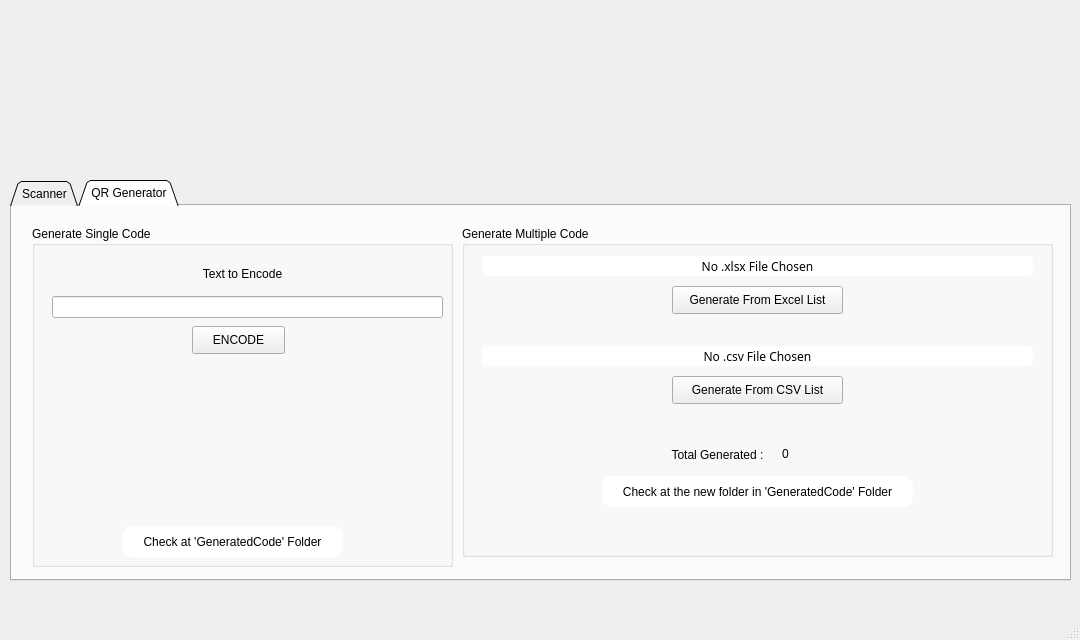
<?xml version="1.0" encoding="UTF-8"?>
<ui version="4.0">
 <class>MainWindow</class>
 <widget class="QMainWindow" name="MainWindow">
  <property name="geometry">
   <rect>
    <x>0</x>
    <y>0</y>
    <width>1080</width>
    <height>640</height>
   </rect>
  </property>
  <property name="minimumSize">
   <size>
    <width>1080</width>
    <height>640</height>
   </size>
  </property>
  <property name="maximumSize">
   <size>
    <width>1080</width>
    <height>640</height>
   </size>
  </property>
  <property name="windowTitle">
   <string>MainWindow</string>
  </property>
  <widget class="QWidget" name="centralwidget">
   <widget class="QTabWidget" name="tabWidget">
    <property name="geometry">
     <rect>
      <x>10</x>
      <y>180</y>
      <width>1061</width>
      <height>401</height>
     </rect>
    </property>
    <property name="tabShape">
     <enum>QTabWidget::Triangular</enum>
    </property>
    <property name="currentIndex">
     <number>1</number>
    </property>
    <widget class="QWidget" name="scannerTab">
     <attribute name="title">
      <string>Scanner</string>
     </attribute>
     <widget class="QGroupBox" name="groupBox_main">
      <property name="geometry">
       <rect>
        <x>20</x>
        <y>20</y>
        <width>291</width>
        <height>161</height>
       </rect>
      </property>
      <property name="styleSheet">
       <string notr="true">b</string>
      </property>
      <property name="title">
       <string>Main</string>
      </property>
      <widget class="QPushButton" name="pushButton_startScanner">
       <property name="geometry">
        <rect>
         <x>70</x>
         <y>105</y>
         <width>131</width>
         <height>41</height>
        </rect>
       </property>
       <property name="cursor">
        <cursorShape>PointingHandCursor</cursorShape>
       </property>
       <property name="text">
        <string>START SCANNER</string>
       </property>
      </widget>
      <widget class="QCheckBox" name="checkBox_connectDbase">
       <property name="geometry">
        <rect>
         <x>70</x>
         <y>70</y>
         <width>131</width>
         <height>20</height>
        </rect>
       </property>
       <property name="text">
        <string>Connect Database</string>
       </property>
      </widget>
      <widget class="QComboBox" name="comboBox_camID">
       <property name="geometry">
        <rect>
         <x>140</x>
         <y>30</y>
         <width>61</width>
         <height>22</height>
        </rect>
       </property>
       <item>
        <property name="text">
         <string>0</string>
        </property>
       </item>
       <item>
        <property name="text">
         <string>1</string>
        </property>
       </item>
       <item>
        <property name="text">
         <string>2</string>
        </property>
       </item>
      </widget>
      <widget class="QLabel" name="label_camID">
       <property name="geometry">
        <rect>
         <x>70</x>
         <y>32</y>
         <width>71</width>
         <height>16</height>
        </rect>
       </property>
       <property name="text">
        <string>Camera ID</string>
       </property>
      </widget>
     </widget>
     <widget class="QTableView" name="tableView_dbase">
      <property name="geometry">
       <rect>
        <x>330</x>
        <y>30</y>
        <width>721</width>
        <height>331</height>
       </rect>
      </property>
     </widget>
     <widget class="QLabel" name="label_dbMonitor">
      <property name="geometry">
       <rect>
        <x>330</x>
        <y>10</y>
        <width>221</width>
        <height>16</height>
       </rect>
      </property>
      <property name="text">
       <string>Database Monitor: localDatabase.csv</string>
      </property>
     </widget>
     <widget class="QGroupBox" name="groupBox_dbControl">
      <property name="geometry">
       <rect>
        <x>20</x>
        <y>190</y>
        <width>291</width>
        <height>171</height>
       </rect>
      </property>
      <property name="title">
       <string>Database Control</string>
      </property>
      <widget class="QComboBox" name="comboBox_dbaseKeys">
       <property name="geometry">
        <rect>
         <x>100</x>
         <y>60</y>
         <width>171</width>
         <height>22</height>
        </rect>
       </property>
      </widget>
      <widget class="QLabel" name="label_columnRef">
       <property name="geometry">
        <rect>
         <x>40</x>
         <y>60</y>
         <width>51</width>
         <height>16</height>
        </rect>
       </property>
       <property name="text">
        <string>Column</string>
       </property>
      </widget>
      <widget class="QLabel" name="label_rowRef">
       <property name="geometry">
        <rect>
         <x>40</x>
         <y>30</y>
         <width>61</width>
         <height>16</height>
        </rect>
       </property>
       <property name="text">
        <string>Row</string>
       </property>
      </widget>
      <widget class="QPushButton" name="pushButton_insert">
       <property name="geometry">
        <rect>
         <x>20</x>
         <y>130</y>
         <width>51</width>
         <height>31</height>
        </rect>
       </property>
       <property name="cursor">
        <cursorShape>PointingHandCursor</cursorShape>
       </property>
       <property name="text">
        <string>Insert</string>
       </property>
      </widget>
      <widget class="QLineEdit" name="lineEdit_inputMod">
       <property name="geometry">
        <rect>
         <x>100</x>
         <y>90</y>
         <width>171</width>
         <height>22</height>
        </rect>
       </property>
      </widget>
      <widget class="QLabel" name="label_valueRef">
       <property name="geometry">
        <rect>
         <x>40</x>
         <y>90</y>
         <width>41</width>
         <height>16</height>
        </rect>
       </property>
       <property name="text">
        <string>Value</string>
       </property>
      </widget>
      <widget class="QPushButton" name="pushButton_insertTime">
       <property name="geometry">
        <rect>
         <x>80</x>
         <y>130</y>
         <width>121</width>
         <height>31</height>
        </rect>
       </property>
       <property name="cursor">
        <cursorShape>PointingHandCursor</cursorShape>
       </property>
       <property name="text">
        <string>Insert Time Stamp</string>
       </property>
      </widget>
      <widget class="QComboBox" name="comboBox_dbaseRows">
       <property name="geometry">
        <rect>
         <x>100</x>
         <y>30</y>
         <width>171</width>
         <height>22</height>
        </rect>
       </property>
      </widget>
      <widget class="QPushButton" name="pushButton_reset">
       <property name="geometry">
        <rect>
         <x>210</x>
         <y>130</y>
         <width>61</width>
         <height>31</height>
        </rect>
       </property>
       <property name="font">
        <font>
         <weight>75</weight>
         <bold>true</bold>
        </font>
       </property>
       <property name="cursor">
        <cursorShape>PointingHandCursor</cursorShape>
       </property>
       <property name="whatsThis">
        <string>Reset The Whole timestamp</string>
       </property>
       <property name="text">
        <string>RESET</string>
       </property>
      </widget>
     </widget>
    </widget>
    <widget class="QWidget" name="generatorTab">
     <attribute name="title">
      <string>QR Generator</string>
     </attribute>
     <widget class="QGroupBox" name="groupBox_generateSingle">
      <property name="geometry">
       <rect>
        <x>20</x>
        <y>20</y>
        <width>421</width>
        <height>341</height>
       </rect>
      </property>
      <property name="title">
       <string>Generate Single Code</string>
      </property>
      <widget class="QPushButton" name="pushButton_goEncode">
       <property name="geometry">
        <rect>
         <x>160</x>
         <y>100</y>
         <width>93</width>
         <height>28</height>
        </rect>
       </property>
       <property name="text">
        <string>ENCODE</string>
       </property>
      </widget>
      <widget class="QLineEdit" name="lineEdit_inputTextEncode">
       <property name="geometry">
        <rect>
         <x>20</x>
         <y>70</y>
         <width>391</width>
         <height>22</height>
        </rect>
       </property>
      </widget>
      <widget class="QLabel" name="label_textToEncode">
       <property name="geometry">
        <rect>
         <x>160</x>
         <y>40</y>
         <width>101</width>
         <height>16</height>
        </rect>
       </property>
       <property name="text">
        <string>Text to Encode</string>
       </property>
       <property name="alignment">
        <set>Qt::AlignCenter</set>
       </property>
      </widget>
      <widget class="QLabel" name="label_showGenerated">
       <property name="geometry">
        <rect>
         <x>120</x>
         <y>140</y>
         <width>161</width>
         <height>151</height>
        </rect>
       </property>
       <property name="styleSheet">
        <string notr="true">border-radius:10</string>
       </property>
       <property name="text">
        <string/>
       </property>
       <property name="pixmap">
        <pixmap>E:/WHITE HAT/PHYTON/test6/MACHINE LEARNING/TARASERA/Tarascanner/andra_qrcode.png</pixmap>
       </property>
       <property name="scaledContents">
        <bool>true</bool>
       </property>
      </widget>
      <widget class="QLabel" name="label_checkGenerated1">
       <property name="geometry">
        <rect>
         <x>90</x>
         <y>300</y>
         <width>221</width>
         <height>31</height>
        </rect>
       </property>
       <property name="styleSheet">
        <string notr="true">background: white; border-radius: 10</string>
       </property>
       <property name="text">
        <string>Check at 'GeneratedCode' Folder</string>
       </property>
       <property name="alignment">
        <set>Qt::AlignCenter</set>
       </property>
      </widget>
     </widget>
     <widget class="QGroupBox" name="groupBox_generateMultiple">
      <property name="geometry">
       <rect>
        <x>450</x>
        <y>20</y>
        <width>591</width>
        <height>331</height>
       </rect>
      </property>
      <property name="title">
       <string>Generate Multiple Code</string>
      </property>
      <widget class="QLabel" name="label_xlsxFile">
       <property name="geometry">
        <rect>
         <x>20</x>
         <y>30</y>
         <width>551</width>
         <height>20</height>
        </rect>
       </property>
       <property name="font">
        <font>
         <family>MS PGothic</family>
        </font>
       </property>
       <property name="styleSheet">
        <string notr="true">background: white; border-radius: 5</string>
       </property>
       <property name="text">
        <string>No .xlsx File Chosen</string>
       </property>
       <property name="alignment">
        <set>Qt::AlignCenter</set>
       </property>
      </widget>
      <widget class="QLabel" name="label_csvFile">
       <property name="geometry">
        <rect>
         <x>20</x>
         <y>120</y>
         <width>551</width>
         <height>20</height>
        </rect>
       </property>
       <property name="font">
        <font>
         <family>MS PGothic</family>
        </font>
       </property>
       <property name="styleSheet">
        <string notr="true">background: white; border-radius: 5</string>
       </property>
       <property name="text">
        <string>No .csv File Chosen</string>
       </property>
       <property name="alignment">
        <set>Qt::AlignCenter</set>
       </property>
      </widget>
      <widget class="QPushButton" name="pushButton_generateByExcel">
       <property name="geometry">
        <rect>
         <x>210</x>
         <y>60</y>
         <width>171</width>
         <height>28</height>
        </rect>
       </property>
       <property name="text">
        <string>Generate From Excel List</string>
       </property>
      </widget>
      <widget class="QPushButton" name="pushButton_generateByCSV">
       <property name="geometry">
        <rect>
         <x>210</x>
         <y>150</y>
         <width>171</width>
         <height>28</height>
        </rect>
       </property>
       <property name="text">
        <string>Generate From CSV List</string>
       </property>
      </widget>
      <widget class="QLabel" name="label_totalGeneratedRef">
       <property name="geometry">
        <rect>
         <x>200</x>
         <y>219</y>
         <width>111</width>
         <height>20</height>
        </rect>
       </property>
       <property name="text">
        <string>Total Generated :</string>
       </property>
       <property name="alignment">
        <set>Qt::AlignCenter</set>
       </property>
      </widget>
      <widget class="QLabel" name="label_check2">
       <property name="geometry">
        <rect>
         <x>140</x>
         <y>250</y>
         <width>311</width>
         <height>31</height>
        </rect>
       </property>
       <property name="styleSheet">
        <string notr="true">background: white; border-radius: 10</string>
       </property>
       <property name="text">
        <string>Check at the new folder in 'GeneratedCode' Folder</string>
       </property>
       <property name="alignment">
        <set>Qt::AlignCenter</set>
       </property>
      </widget>
      <widget class="QLabel" name="label_totalGeneratedValue">
       <property name="geometry">
        <rect>
         <x>320</x>
         <y>220</y>
         <width>55</width>
         <height>16</height>
        </rect>
       </property>
       <property name="text">
        <string>0</string>
       </property>
      </widget>
     </widget>
    </widget>
   </widget>
  </widget>
  <widget class="QMenuBar" name="menubar">
   <property name="geometry">
    <rect>
     <x>0</x>
     <y>0</y>
     <width>1080</width>
     <height>26</height>
    </rect>
   </property>
  </widget>
  <widget class="QStatusBar" name="statusbar"/>
 </widget>
 <resources/>
 <connections/>
</ui>
